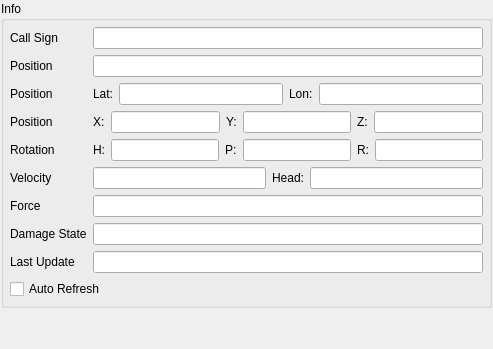
  <widget class="QDockWidget" name="mEntityInfoDockWidget" >
   <property name="sizePolicy" >
    <sizepolicy vsizetype="Preferred" hsizetype="Preferred" >
     <horstretch>1</horstretch>
     <verstretch>1</verstretch>
    </sizepolicy>
   </property>
   <property name="features" >
    <set>QDockWidget::AllDockWidgetFeatures</set>
   </property>
   <property name="windowTitle" >
    <string>Entity Info</string>
   </property>
   <attribute name="dockWidgetArea" >
    <number>1</number>
   </attribute>
   <widget class="QWidget" name="dockWidgetContents" >
    <property name="sizePolicy" >
     <sizepolicy vsizetype="Preferred" hsizetype="Preferred" >
      <horstretch>1</horstretch>
      <verstretch>1</verstretch>
     </sizepolicy>
    </property>
    <layout class="QVBoxLayout" >
     <property name="spacing" >
      <number>1</number>
     </property>
     <property name="leftMargin" >
      <number>1</number>
     </property>
     <property name="topMargin" >
      <number>1</number>
     </property>
     <property name="rightMargin" >
      <number>1</number>
     </property>
     <property name="bottomMargin" >
      <number>1</number>
     </property>
     <item>
      <widget class="QGroupBox" name="mEntityInfoGroupBox" >
       <property name="sizePolicy" >
        <sizepolicy vsizetype="Preferred" hsizetype="Preferred" >
         <horstretch>1</horstretch>
         <verstretch>0</verstretch>
        </sizepolicy>
       </property>
       <property name="title" >
        <string>Info</string>
       </property>
       <layout class="QHBoxLayout" >
        <property name="spacing" >
         <number>4</number>
        </property>
        <property name="leftMargin" >
         <number>6</number>
        </property>
        <property name="topMargin" >
         <number>6</number>
        </property>
        <property name="rightMargin" >
         <number>6</number>
        </property>
        <property name="bottomMargin" >
         <number>6</number>
        </property>
        <item>
         <widget class="QWidget" native="1" name="gridLayout_2" >
          <property name="sizePolicy" >
           <sizepolicy vsizetype="Preferred" hsizetype="Preferred" >
            <horstretch>1</horstretch>
            <verstretch>0</verstretch>
           </sizepolicy>
          </property>
          <layout class="QGridLayout" >
           <property name="leftMargin" >
            <number>0</number>
           </property>
           <property name="topMargin" >
            <number>0</number>
           </property>
           <property name="rightMargin" >
            <number>0</number>
           </property>
           <property name="bottomMargin" >
            <number>0</number>
           </property>
           <property name="horizontalSpacing" >
            <number>6</number>
           </property>
           <property name="verticalSpacing" >
            <number>6</number>
           </property>
           <item row="6" column="1" >
            <widget class="QLineEdit" name="mEntityInfoForceLineEdit" >
             <property name="readOnly" >
              <bool>true</bool>
             </property>
            </widget>
           </item>
           <item row="6" column="0" >
            <widget class="QLabel" name="mEntityInfoForceLabel" >
             <property name="text" >
              <string>Force</string>
             </property>
             <property name="buddy" >
              <cstring>mEntityInfoForceLineEdit</cstring>
             </property>
            </widget>
           </item>
           <item row="8" column="0" >
            <widget class="QLabel" name="mEntityInfoLastUpdateTimeLabel" >
             <property name="text" >
              <string>Last Update</string>
             </property>
            </widget>
           </item>
           <item row="7" column="1" >
            <widget class="QLineEdit" name="mDamageStateLineEdit" >
             <property name="readOnly" >
              <bool>true</bool>
             </property>
            </widget>
           </item>
           <item row="0" column="0" >
            <widget class="QLabel" name="mEntityInfoCallSignLabel" >
             <property name="text" >
              <string>Call Sign</string>
             </property>
             <property name="buddy" >
              <cstring>mEntityInfoCallSignLineEdit</cstring>
             </property>
            </widget>
           </item>
           <item row="0" column="1" >
            <widget class="QLineEdit" name="mEntityInfoCallSignLineEdit" >
             <property name="sizePolicy" >
              <sizepolicy vsizetype="Fixed" hsizetype="Expanding" >
               <horstretch>1</horstretch>
               <verstretch>0</verstretch>
              </sizepolicy>
             </property>
             <property name="readOnly" >
              <bool>true</bool>
             </property>
            </widget>
           </item>
           <item row="4" column="0" >
            <widget class="QLabel" name="mEntityInfoRotationLabel" >
             <property name="text" >
              <string>Rotation</string>
             </property>
            </widget>
           </item>
           <item row="1" column="1" >
            <widget class="QLineEdit" name="mEntityInfoPositionMGRS" >
             <property name="toolTip" >
              <string>The MGRS position of the entity</string>
             </property>
             <property name="readOnly" >
              <bool>true</bool>
             </property>
            </widget>
           </item>
           <item row="7" column="0" >
            <widget class="QLabel" name="mEntityInfoDamageStateLabel" >
             <property name="text" >
              <string>Damage State</string>
             </property>
             <property name="buddy" >
              <cstring>mDamageStateLineEdit</cstring>
             </property>
            </widget>
           </item>
           <item row="1" column="0" >
            <widget class="QLabel" name="mEntityInfoPositionLabel_MGRS" >
             <property name="text" >
              <string>Position</string>
             </property>
             <property name="buddy" >
              <cstring>mEntityInfoPositionMGRS</cstring>
             </property>
            </widget>
           </item>
           <item row="9" column="0" colspan="2" >
            <widget class="QCheckBox" name="mEntityInfoAutoRefreshCheckBox" >
             <property name="text" >
              <string>Auto Refresh</string>
             </property>
            </widget>
           </item>
           <item row="4" column="1" >
            <layout class="QHBoxLayout" >
             <item>
              <widget class="QLabel" name="mEntityInfoRot_HeadLabel" >
               <property name="text" >
                <string>H:</string>
               </property>
              </widget>
             </item>
             <item>
              <widget class="QLineEdit" name="mEntityInfoRotHeadEdit" >
               <property name="toolTip" >
                <string>The heading of the entity (in degrees)</string>
               </property>
               <property name="readOnly" >
                <bool>true</bool>
               </property>
              </widget>
             </item>
             <item>
              <widget class="QLabel" name="mEntityInfoRot_PitchLabel" >
               <property name="text" >
                <string>P:</string>
               </property>
              </widget>
             </item>
             <item>
              <widget class="QLineEdit" name="mEntityInfoRotPitchEdit" >
               <property name="toolTip" >
                <string>The pitch of the entity (in degrees)</string>
               </property>
               <property name="readOnly" >
                <bool>true</bool>
               </property>
              </widget>
             </item>
             <item>
              <widget class="QLabel" name="mEntityInfoRot_RollLabel" >
               <property name="text" >
                <string>R:</string>
               </property>
              </widget>
             </item>
             <item>
              <widget class="QLineEdit" name="mEntityInfoRotRollEdit" >
               <property name="toolTip" >
                <string>The roll of the entity (in degrees)</string>
               </property>
               <property name="readOnly" >
                <bool>true</bool>
               </property>
              </widget>
             </item>
            </layout>
           </item>
           <item row="8" column="1" >
            <widget class="QLineEdit" name="mEntityInfoLastUpdateTimeLineEdit" >
             <property name="toolTip" >
              <string>The amount of time that has passed since this entity was updated on the network.</string>
             </property>
             <property name="readOnly" >
              <bool>true</bool>
             </property>
            </widget>
           </item>
           <item row="2" column="0" >
            <widget class="QLabel" name="mEntityInfoPositionLabel_LatLon" >
             <property name="text" >
              <string>Position</string>
             </property>
             <property name="buddy" >
              <cstring>mEntityInfoPositionMGRS</cstring>
             </property>
            </widget>
           </item>
           <item row="2" column="1" >
            <layout class="QHBoxLayout" >
             <item>
              <widget class="QLabel" name="mEntityInfoPos_LatLabel" >
               <property name="text" >
                <string>Lat:</string>
               </property>
              </widget>
             </item>
             <item>
              <widget class="QLineEdit" name="mEntityInfoPosLatEdit" >
               <property name="toolTip" >
                <string>The Latitude of the entity (North-South)</string>
               </property>
               <property name="readOnly" >
                <bool>true</bool>
               </property>
              </widget>
             </item>
             <item>
              <widget class="QLabel" name="mEntityInfoPos_LonLabel" >
               <property name="text" >
                <string>Lon:</string>
               </property>
              </widget>
             </item>
             <item>
              <widget class="QLineEdit" name="mEntityInfoPosLonEdit" >
               <property name="toolTip" >
                <string>The longitude of the entity (East-West)</string>
               </property>
               <property name="readOnly" >
                <bool>true</bool>
               </property>
              </widget>
             </item>
            </layout>
           </item>
           <item row="3" column="0" >
            <widget class="QLabel" name="mEntityInfoPositionLabel_XYZ" >
             <property name="text" >
              <string>Position</string>
             </property>
             <property name="buddy" >
              <cstring>mEntityInfoPositionMGRS</cstring>
             </property>
            </widget>
           </item>
           <item row="3" column="1" >
            <layout class="QHBoxLayout" >
             <item>
              <widget class="QLabel" name="mEntityInfoPos_XLabel" >
               <property name="text" >
                <string>X:</string>
               </property>
              </widget>
             </item>
             <item>
              <widget class="QLineEdit" name="mEntityInfoPosXEdit" >
               <property name="toolTip" >
                <string>The X position of the entity (meters in world coordinates)</string>
               </property>
               <property name="readOnly" >
                <bool>true</bool>
               </property>
              </widget>
             </item>
             <item>
              <widget class="QLabel" name="mEntityInfoPos_YLabel" >
               <property name="text" >
                <string>Y:</string>
               </property>
              </widget>
             </item>
             <item>
              <widget class="QLineEdit" name="mEntityInfoPosYEdit" >
               <property name="toolTip" >
                <string>The Y position of the entity (meters in world coordinates)</string>
               </property>
               <property name="readOnly" >
                <bool>true</bool>
               </property>
              </widget>
             </item>
             <item>
              <widget class="QLabel" name="mEntityInfoPos_ZLabel" >
               <property name="text" >
                <string>Z:</string>
               </property>
              </widget>
             </item>
             <item>
              <widget class="QLineEdit" name="mEntityInfoPosZEdit" >
               <property name="toolTip" >
                <string>The Z position of the entity (meters in world coordinates)</string>
               </property>
               <property name="readOnly" >
                <bool>true</bool>
               </property>
              </widget>
             </item>
            </layout>
           </item>
           <item row="5" column="0" >
            <widget class="QLabel" name="mEntityInfoSpeedLabel" >
             <property name="text" >
              <string>Velocity</string>
             </property>
             <property name="buddy" >
              <cstring>mEntityInfoForceLineEdit</cstring>
             </property>
            </widget>
           </item>
           <item row="5" column="1" >
            <layout class="QHBoxLayout" >
             <item>
              <widget class="QLineEdit" name="mEntityInfoSpeed" >
               <property name="toolTip" >
                <string>The speed of the entity - estimated from the published velocity</string>
               </property>
               <property name="readOnly" >
                <bool>true</bool>
               </property>
              </widget>
             </item>
             <item>
              <widget class="QLabel" name="mEntityInfoSpeed_DirLabel" >
               <property name="text" >
                <string>Head:</string>
               </property>
              </widget>
             </item>
             <item>
              <widget class="QLineEdit" name="mEntityInfoSpeedDir" >
               <property name="toolTip" >
                <string>The direction the entity is moving (in degrees) - estimated from the published velocity</string>
               </property>
               <property name="readOnly" >
                <bool>true</bool>
               </property>
              </widget>
             </item>
            </layout>
           </item>
          </layout>
         </widget>
        </item>
       </layout>
      </widget>
     </item>
     <item>
      <spacer>
       <property name="orientation" >
        <enum>Qt::Vertical</enum>
       </property>
       <property name="sizeHint" >
        <size>
         <width>20</width>
         <height>40</height>
        </size>
       </property>
      </spacer>
     </item>
    </layout>
   </widget>
  </widget>
